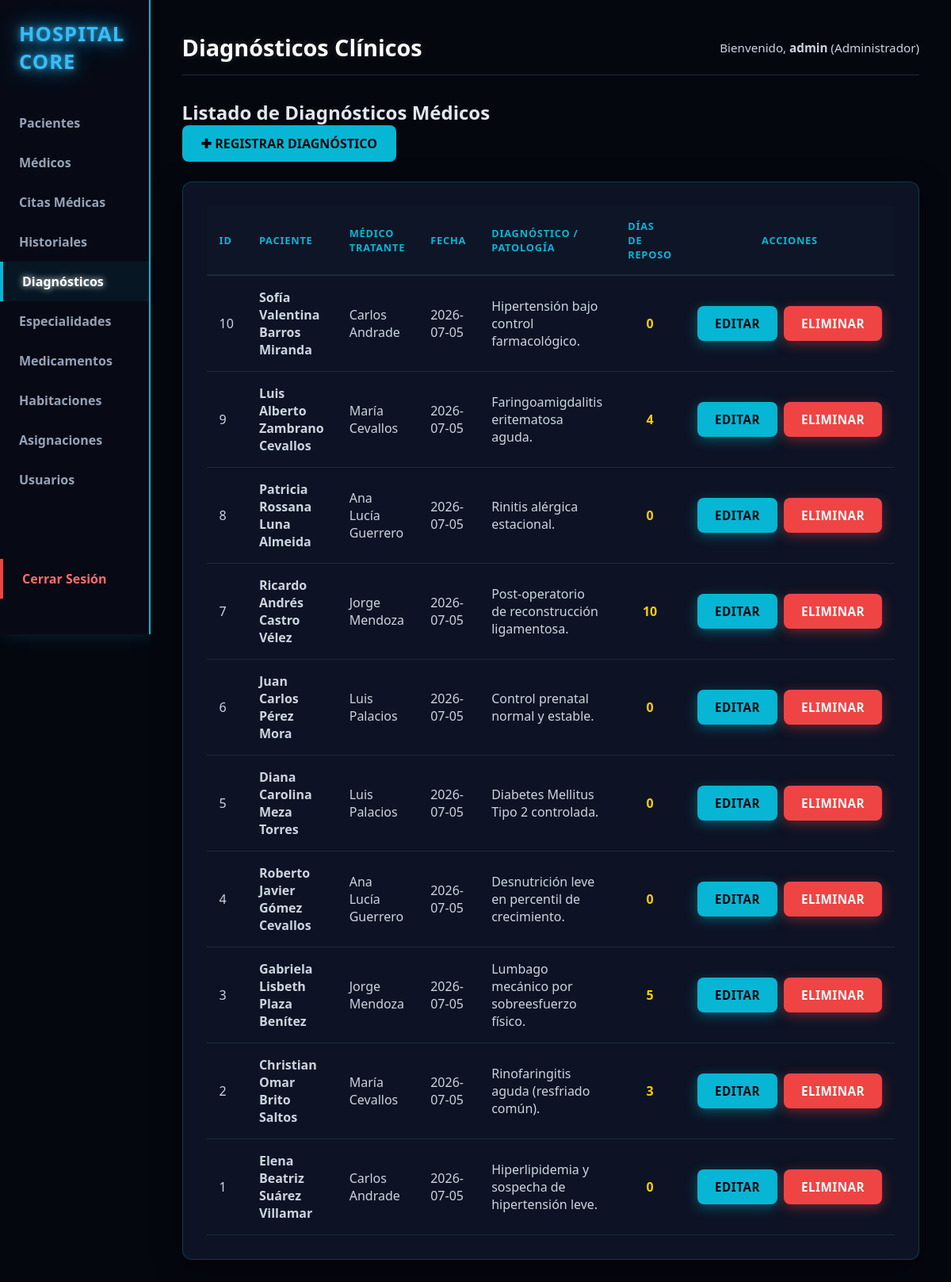
The app's page /index.php?url=diagnosticos (signed in) with its own data.
### tables this page shows
CREATE TABLE diagnosticos (
    id INT AUTO_INCREMENT PRIMARY KEY,
    id_historial INT,
    id_medico INT,
    descripcion TEXT NOT NULL,
    tratamiento TEXT NOT NULL,
    fecha_diagnostico DATE NOT NULL,
    dias_reposo INT DEFAULT 0,
    FOREIGN KEY (id_historial) REFERENCES historiales_clinicos(id),
    FOREIGN KEY (id_medico) REFERENCES medicos(id)
);

### app/Controllers/DiagnosticoController.php (called while the page is built, shortened)
<?php
class DiagnosticoController {
    private $db;
    public function __construct() {
        $database = new Database();
        $this->db = $database->getConnection();
    }
    public function index() {
        try {
            $query = "SELECT d.id, d.descripcion, d.tratamiento, d.fecha_diagnostico, d.dias_reposo,
                             CONCAT(p.nombre, ' ', p.apellido) AS paciente,
                             CONCAT(m.nombre, ' ', m.apellido) AS medico
                      FROM diagnosticos d
                      INNER JOIN historiales_clinicos h ON d.id_historial = h.id
                      INNER JOIN pacientes p ON h.id_paciente = p.id
                      INNER JOIN medicos m ON d.id_medico = m.id
                      ORDER BY d.id DESC";
            $stmt = $this->db->prepare($query);
            $stmt->execute();
            $diagnosticos = $stmt->fetchAll(PDO::FETCH_ASSOC);
        } catch (PDOException $e) {
            $diagnosticos = [];
        }
        require_once __DIR__ . '/../Views/shared/layout.php';
    }
}

### app/config/Database.php (called while the page is built)
<?php
class Database {
    private static $host;
    private static $port;
    private static $db_name;
    private static $username;
    private static $password;
    private static $conn = null;
    public static function getConnection() {
        if (self::$conn === null) {
            $dbUrl = getenv('DATABASE_URL');
            if ($dbUrl) {
                $urlParts = parse_url($dbUrl);
                self::$host = $urlParts['host'] ?? '127.0.0.1';
                self::$port = $urlParts['port'] ?? '3306';
                self::$username = $urlParts['user'] ?? 'root';
                self::$password = $urlParts['pass'] ?? '';
                self::$db_name = isset($urlParts['path']) ? ltrim($urlParts['path'], '/') : 'sistema_hospitalario';
            } else {
                self::$host = getenv('DB_HOST') ?: '127.0.0.1';
                self::$port = getenv('DB_PORT') ?: '3306';
                self::$db_name = getenv('DB_NAME') ?: 'sistema_hospitalario';
                self::$username = getenv('DB_USERNAME') ?: 'root';
                self::$password = getenv('DB_PASSWORD') ?: '';
            }
            try {
                self::$conn = new PDO(
                    "mysql:host=" . self::$host . ";port=" . self::$port . ";dbname=" . self::$db_name . ";charset=utf8",
                    self::$username,
                    self::$password
                );
                self::$conn->setAttribute(PDO::ATTR_ERRMODE, PDO::ERRMODE_EXCEPTION);
            } catch (PDOException $exception) {
                die("Error de conexión en la base de datos: " . $exception->getMessage());
            }
        }
        return self::$conn;
    }
}

### app/Views/diagnosticos/index.php (the view)
<div class="page-header">
    <h2>Listado de Diagnósticos Médicos</h2>
    <a href="index.php?url=diagnosticos/crear" class="btn btn-primary">✚ Registrar Diagnóstico</a>
</div>
<div class="table-container">
    <table class="custom-table">
        <thead>
            <tr>
                <th>ID</th>
                <th>Paciente</th>
                <th>Médico Tratante</th>
                <th>Fecha</th>
                <th>Diagnóstico / Patología</th>
                <th>Días de Reposo</th>
                <th class="text-center">Acciones</th>
            </tr>
        </thead>
        <tbody>
            <?php if (!empty($diagnosticos)): ?>
                <?php foreach ($diagnosticos as $diag): ?>
                    <tr>
                        <td><?= htmlspecialchars($diag['id']); ?></td>
                        <td><strong><?= htmlspecialchars($diag['paciente']); ?></strong></td>
                        <td><?= htmlspecialchars($diag['medico']); ?></td>
                        <td><?= htmlspecialchars($diag['fecha_diagnostico']); ?></td>
                        <td><?= htmlspecialchars($diag['descripcion']); ?></td>
                        <td class="text-center" style="font-weight: bold; color: #ffcc00;"><?= htmlspecialchars($diag['dias_reposo'] ?? '0'); ?></td>
                        <td class="text-center">
                            <div class="actions-flex unique-actions-center">
                                <a href="index.php?url=diagnosticos/editar&id=<?= $diag['id']; ?>" class="btn-action btn-edit">EDITAR</a>
                                <a href="index.php?url=diagnosticos/eliminar&id=<?= $diag['id']; ?>" class="btn-action btn-delete" onclick="return confirm('¿Está seguro de eliminar este diagnóstico?');">ELIMINAR</a>
                            </div>
                        </td>
                    </tr>
                <?php endforeach; ?>
            <?php else: ?>
                <tr>
                    <td colspan="7" class="text-center">No existen diagnósticos registrados en el sistema.</td>
                </tr>
            <?php endif; ?>
        </tbody>
    </table>
</div>

### public/css/style.css (style rules this page uses)
* { margin: 0; padding: 0; box-sizing: border-box; font-family: 'Segoe UI', -apple-system, BlinkMacSystemFont, Roboto, sans-serif; }
body { background-color: #05070f !important; color: #e2e8f0; min-height: 100vh; }
.page-header .btn-primary { margin-bottom: 25px; }
.table-container, .form-container { background: rgba(15, 23, 42, 0.8); border: 1px solid rgba(6, 182, 212, 0.25); border-radius: 12px; padding: 30px; box-shadow: 0 8px 32px rgba(0, 0, 0, 0.5); transition: all 0.3s ease; }
table { width: 100%; border-collapse: collapse; text-align: left; }
th { background-color: #0d1527; color: #06b6d4; padding: 16px; font-weight: 700; text-transform: uppercase; font-size: 0.8rem; letter-spacing: 0.8px; border-bottom: 2px solid #1e293b; }
td { padding: 16px; border-bottom: 1px solid #1e293b; color: #cbd5e1; }
.btn, .btn-submit { display: inline-block; padding: 12px 24px; border-radius: 8px; font-weight: 700; text-transform: uppercase; text-decoration: none; cursor: pointer; border: none; transition: all 0.3s ease; }
.btn-primary, .btn-submit { background-color: #06b6d4; color: #05070f; }
.btn-action { display: inline-block; padding: 12px 22px; font-size: 0.95rem; border-radius: 8px; font-weight: 700; text-decoration: none; text-transform: uppercase; letter-spacing: 0.5px; border: none; cursor: pointer; transition: all 0.3s ease; }
.btn-edit { background-color: #06b6d4 !important; color: #05070f !important; box-shadow: 0 4px 15px rgba(6, 182, 212, 0.4) !important; }
.btn-delete { background-color: #ef4444 !important; color: #ffffff !important; box-shadow: 0 4px 15px rgba(239, 68, 68, 0.4) !important; }
.actions-flex { display: flex; flex-direction: row; justify-content: flex-start; align-items: center; gap: 8px; white-space: nowrap; }
.text-center { text-align: center; }
.unique-actions-center { justify-content: center !important; }
.btn-action { display: inline-block !important; padding: 12px 22px !important; font-size: 0.95rem !important; border-radius: 8px !important; font-weight: 700 !important; text-transform: uppercase !important; letter-spacing: 0.5px !important; text-decoration: none !important; cursor: pointer !important; transition: all 0.3s ease !important; text-align: center !important; min-width: 100px; }

### records on screen
diagnosticos: id "10", paciente "Sofía Valentina Barros Miranda", medico "Carlos Andrade", fecha_diagnostico "2026-07-05", descripcion "Hipertensión bajo control farmacológico.", dias_reposo "0"
diagnosticos: id "9", paciente "Luis Alberto Zambrano Cevallos", medico "María Cevallos", fecha_diagnostico "2026-07-05", descripcion "Faringoamigdalitis eritematosa aguda.", dias_reposo "4"
diagnosticos: id "8", paciente "Patricia Rossana Luna Almeida", medico "Ana Lucía Guerrero", fecha_diagnostico "2026-07-05", descripcion "Rinitis alérgica estacional.", dias_reposo "0"
diagnosticos: id "7", paciente "Ricardo Andrés Castro Vélez", medico "Jorge Mendoza", fecha_diagnostico "2026-07-05", descripcion "Post-operatorio de reconstrucción ligamentosa.", dias_reposo "10"
diagnosticos: id "6", paciente "Juan Carlos Pérez Mora", medico "Luis Palacios", fecha_diagnostico "2026-07-05", descripcion "Control prenatal normal y estable.", dias_reposo "0"
diagnosticos: id "5", paciente "Diana Carolina Meza Torres", medico "Luis Palacios", fecha_diagnostico "2026-07-05", descripcion "Diabetes Mellitus Tipo 2 controlada.", dias_reposo "0"
diagnosticos: id "4", paciente "Roberto Javier Gómez Cevallos", medico "Ana Lucía Guerrero", fecha_diagnostico "2026-07-05", descripcion "Desnutrición leve en percentil de crecimiento.", dias_reposo "0"
diagnosticos: id "3", paciente "Gabriela Lisbeth Plaza Benítez", medico "Jorge Mendoza", fecha_diagnostico "2026-07-05", descripcion "Lumbago mecánico por sobreesfuerzo físico.", dias_reposo "5"
diagnosticos: id "2", paciente "Christian Omar Brito Saltos", medico "María Cevallos", fecha_diagnostico "2026-07-05", descripcion "Rinofaringitis aguda (resfriado común).", dias_reposo "3"
diagnosticos: id "1", paciente "Elena Beatriz Suárez Villamar", medico "Carlos Andrade", fecha_diagnostico "2026-07-05", descripcion "Hiperlipidemia y sospecha de hipertensión leve.", dias_reposo "0"

### other values on screen
$pageTitle "Diagnósticos Clínicos"
$_SESSION['usuario'] "admin"
$_SESSION['rol'] "Administrador"
